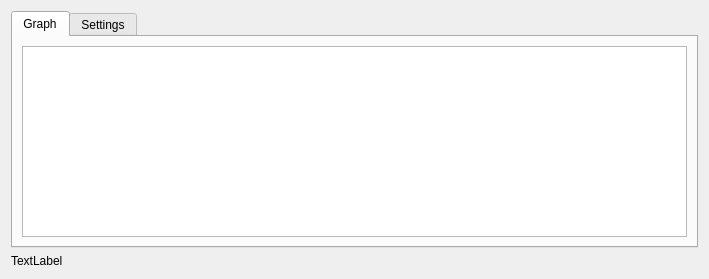
<?xml version="1.0" encoding="UTF-8"?>
<ui version="4.0">
 <author>
    SPDX-FileCopyrightText: none
    SPDX-License-Identifier: GPL-3.0-or-later
  </author>
 <class>VectorNodesDockerWidget</class>
 <widget class="QWidget" name="VectorNodesDockerWidget">
  <property name="geometry">
   <rect>
    <x>0</x>
    <y>0</y>
    <width>709</width>
    <height>279</height>
   </rect>
  </property>
  <property name="sizePolicy">
   <sizepolicy hsizetype="Preferred" vsizetype="Preferred">
    <horstretch>0</horstretch>
    <verstretch>0</verstretch>
   </sizepolicy>
  </property>
  <layout class="QVBoxLayout" name="verticalLayout">
   <item>
    <widget class="QTabWidget" name="tabWidget">
     <property name="currentIndex">
      <number>0</number>
     </property>
     <widget class="QWidget" name="graphTab">
      <attribute name="title">
       <string>Graph</string>
      </attribute>
      <layout class="QHBoxLayout" name="horizontalLayout">
       <item>
        <widget class="QGraphicsView" name="graphicsView"/>
       </item>
      </layout>
     </widget>
     <widget class="QWidget" name="settingsTab">
      <attribute name="title">
       <string>Settings</string>
      </attribute>
      <widget class="QPushButton" name="pushButton">
       <property name="geometry">
        <rect>
         <x>240</x>
         <y>50</y>
         <width>100</width>
         <height>32</height>
        </rect>
       </property>
       <property name="text">
        <string>Click Me</string>
       </property>
      </widget>
      <widget class="QComboBox" name="styleBox">
       <property name="geometry">
        <rect>
         <x>200</x>
         <y>140</y>
         <width>103</width>
         <height>32</height>
        </rect>
       </property>
       <item>
        <property name="text">
         <string>NormieNodes</string>
        </property>
       </item>
       <item>
        <property name="text">
         <string>Brightly</string>
        </property>
       </item>
       <item>
        <property name="text">
         <string>Chocolate Thunda</string>
        </property>
       </item>
      </widget>
     </widget>
    </widget>
   </item>
   <item>
    <widget class="QLabel" name="debugLabel">
     <property name="text">
      <string>TextLabel</string>
     </property>
    </widget>
   </item>
  </layout>
 </widget>
 <resources/>
 <connections/>
</ui>
